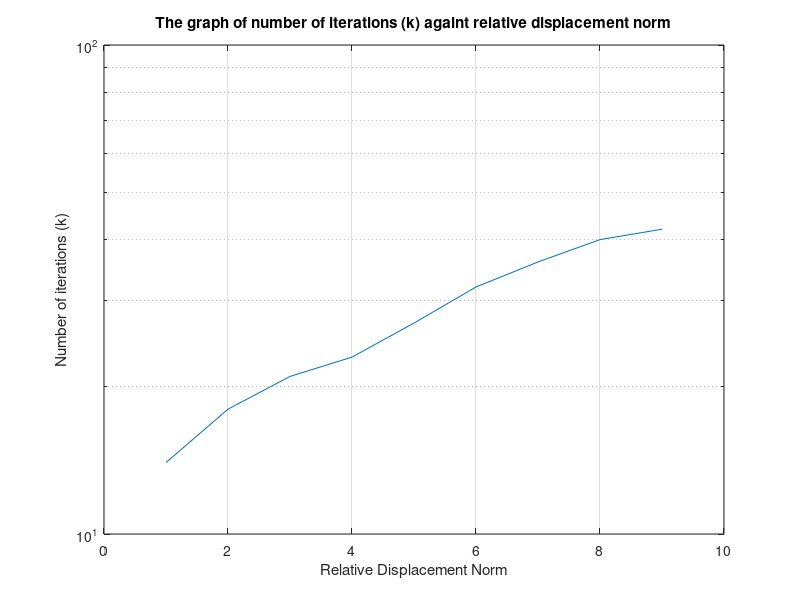

The MATLAB script that drew this image:
%% laplacianNumberOfIterVsDispNorm.m
%   Calculate solve for the scalar potential,phi(x,y) 
%    on a rectangular grid using Successive Over-Relaxation (SOR).
%       
%       Approach: Numerical Solution
%        
%       Course:     ECE 7810
%       Homework:   1
%       Sub. Date:  October 4, 2016
%
%           Author:     Jamiu Babatunde Mojolagbe
%           Department: Electrical and Computer Engineering
%           Student ID: #7804719
%           Email:      mojolagm@myumanitoba.ca

clear; clc; close all;

%%  set variables
epsolon_count = 1;                    % iteration counter for storing omega values 
epsolon = 1e-2;

while epsolon > 1e-10           % loop through the solver using different omega values
    max_iter = 1000;     % maximum iterations 
%     epsolon = 1e-6;      % ralative displacement norm

    width = 1;      % width of the rectangle
    height = 1;     % height of the rectangle
    h = 0.1;        % grid Resolution 
    omega = 1.54;   % optimum over relaxation constant

    % set boundary condition voltages for the rectangle
    a = 0;        % left 
    b = 0;        % top 
    c = 100;        % right
    d = 0;        % bottom 

    %% calculate number of grid point and set the grid

    nx = (width/h) + 1;         % number of points in x direction
    ny = (height/h) + 1;        % number of points in y direction

    phi = zeros(nx, ny);    % grid/solution matrix phi(x,y) %% ones(nx-1, ny-1);


    %% set boundary condition (Dirichlet B. C)

    % non-corner elemets at the boundary
    phi(:,1) = a;        % bottom
    phi(:,ny) = c;     % top
    phi(1,:) = b;        % left
    phi(nx,:)= d;      % right

    % corner elements at the boundary
    phi(1, 1) = (a+b)/2;
    phi(nx, 1) = (a+d)/2;
    phi(nx, ny) = (c+d)/2;
    phi(1, ny) = (b+c)/2;


    %% initial guess for the grid matrix, set initial value to 1.0 for non-boundary elements
    for i = 2:1:nx-1
        for j = 2:1:ny-1
            phi(i, j) = 1.0;
        end
    end

    % phi(2 : nx - 2, 2 : ny - 2) = 1.0;

    %% solve the grid matrix with SOR
    iter = 1;           % counter for the number iterations
    err_norm = 99999;   % error norm for stoping the iterations

    while(iter < max_iter && err_norm > epsolon)
        ph =  0;        % solution norm
        disp_norm = 0;  % displacement norm

       % loop over inner matrix
        for i = 2:1:nx-1
            for j = 2:1:ny-1
                residual =  (phi(i - 1, j) +  phi(i + 1, j) +  phi(i, j - 1) + phi(i, j + 1)) ./ 4;
                acc_residual = omega * (residual - phi(i, j));
                phi(i, j) = phi(i, j) + acc_residual;

                ph = abs(ph) + abs(phi(i, j));                          % calculate current solution norm
                disp_norm = abs(disp_norm) + abs(acc_residual);         % calculate displacement norm
            end
        end

        % calculate relative displacement norm
        err_norm = disp_norm / ph;
        %increment the counter
        iter = iter + 1;
    end
    epsolon_array(epsolon_count) = epsolon;
    epsolon = epsolon/10;
    iter_array(epsolon_count) = iter;                  % store the number of iterations for each omega value
    epsolon_count = epsolon_count + 1;                % increment the omega loop counter
end


%% output the result
% plot the number of iteration againt relative displacement norm

semilogx(epsolon_array), semilogy(iter_array);

title('The graph of number of iterations (k) againt relative displacement norm');
xlabel('Relative Displacement Norm');
ylabel('Number of iterations (k)');
grid on
